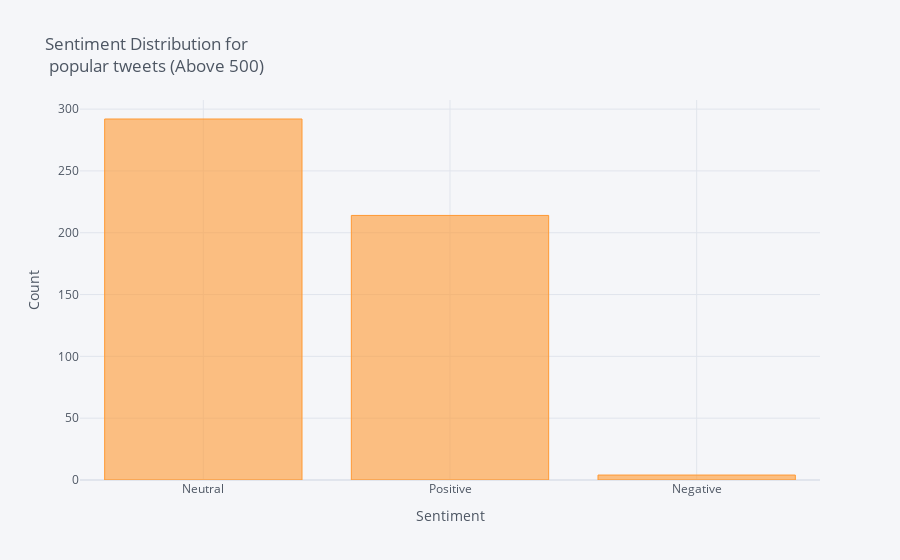

Write notebook code for a chart like this one.
### Markdown cell above
Most Popular:

### Code cell
df_popular = df[df['retweet_count'] >= 500]
df_popular['Sentiment'].value_counts().iplot(kind='bar', xTitle='Sentiment',
                                    yTitle='Count', title = 'Sentiment Distribution for <br> popular tweets (Above 500)')

### Figure 1 — Plotly figure (JSON) as saved in the notebook; plotly's stock layout.template omitted (floating-point values rounded to 4 significant figures)
{"data": [{"marker": {"color": "rgba(255, 153, 51, 0.6)", "line": {"color": "rgba(255, 153, 51, 1.0)", "width": 1}}, "name": "Sentiment", "orientation": "v", "text": "", "type": "bar", "x": ["Neutral", "Positive", "Negative"], "y": [292, 214, 4]}], "layout": {"legend": {"bgcolor": "#F5F6F9", "font": {"color": "#4D5663"}}, "paper_bgcolor": "#F5F6F9", "plot_bgcolor": "#F5F6F9", "title": {"font": {"color": "#4D5663"}, "text": "Sentiment Distribution for <br> popular tweets (Above 500)"}, "xaxis": {"gridcolor": "#E1E5ED", "showgrid": true, "tickfont": {"color": "#4D5663"}, "title": {"font": {"color": "#4D5663"}, "text": "Sentiment"}, "zerolinecolor": "#E1E5ED"}, "yaxis": {"gridcolor": "#E1E5ED", "showgrid": true, "tickfont": {"color": "#4D5663"}, "title": {"font": {"color": "#4D5663"}, "text": "Count"}, "zerolinecolor": "#E1E5ED"}}}
